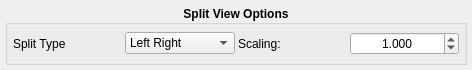
<?xml version="1.0" encoding="UTF-8"?>
<ui version="4.0">
 <class>cubeoptions</class>
 <widget class="QWidget" name="cubeoptions">
  <property name="geometry">
   <rect>
    <x>0</x>
    <y>0</y>
    <width>472</width>
    <height>70</height>
   </rect>
  </property>
  <property name="windowTitle">
   <string>Form</string>
  </property>
  <layout class="QHBoxLayout" name="horizontalLayout">
   <property name="leftMargin">
    <number>5</number>
   </property>
   <property name="topMargin">
    <number>5</number>
   </property>
   <property name="rightMargin">
    <number>5</number>
   </property>
   <property name="bottomMargin">
    <number>5</number>
   </property>
   <item>
    <widget class="QGroupBox" name="groupbox">
     <property name="font">
      <font>
       <weight>75</weight>
       <bold>true</bold>
      </font>
     </property>
     <property name="title">
      <string>Split View Options</string>
     </property>
     <property name="alignment">
      <set>Qt::AlignCenter</set>
     </property>
     <layout class="QHBoxLayout" name="horizontalLayout_2">
      <property name="spacing">
       <number>3</number>
      </property>
      <property name="leftMargin">
       <number>5</number>
      </property>
      <property name="topMargin">
       <number>0</number>
      </property>
      <property name="rightMargin">
       <number>5</number>
      </property>
      <property name="bottomMargin">
       <number>0</number>
      </property>
      <item>
       <widget class="QLabel" name="type_label">
        <property name="font">
         <font>
          <weight>50</weight>
          <bold>false</bold>
         </font>
        </property>
        <property name="text">
         <string>Split Type</string>
        </property>
       </widget>
      </item>
      <item>
       <widget class="QComboBox" name="type_combobox">
        <property name="sizePolicy">
         <sizepolicy hsizetype="Preferred" vsizetype="Fixed">
          <horstretch>0</horstretch>
          <verstretch>0</verstretch>
         </sizepolicy>
        </property>
        <property name="font">
         <font>
          <weight>50</weight>
          <bold>false</bold>
         </font>
        </property>
        <property name="toolTip">
         <string>Way of splitting the images.
</string>
        </property>
        <property name="currentIndex">
         <number>0</number>
        </property>
        <property name="maxVisibleItems">
         <number>7</number>
        </property>
        <property name="maxCount">
         <number>7</number>
        </property>
        <item>
         <property name="text">
          <string>Left Right</string>
         </property>
        </item>
        <item>
         <property name="text">
          <string>Right Left</string>
         </property>
        </item>
        <item>
         <property name="text">
          <string>Top Bottom</string>
         </property>
        </item>
        <item>
         <property name="text">
          <string>Bottom Top</string>
         </property>
        </item>
       </widget>
      </item>
      <item>
       <widget class="QLabel" name="scale_label">
        <property name="font">
         <font>
          <weight>50</weight>
          <bold>false</bold>
         </font>
        </property>
        <property name="toolTip">
         <string>Scaling factor for the orbital data.</string>
        </property>
        <property name="text">
         <string>Scaling:</string>
        </property>
       </widget>
      </item>
      <item>
       <widget class="QDoubleSpinBox" name="scale_spinbox">
        <property name="font">
         <font>
          <weight>50</weight>
          <bold>false</bold>
         </font>
        </property>
        <property name="alignment">
         <set>Qt::AlignCenter</set>
        </property>
        <property name="correctionMode">
         <enum>QAbstractSpinBox::CorrectToNearestValue</enum>
        </property>
        <property name="keyboardTracking">
         <bool>false</bool>
        </property>
        <property name="suffix">
         <string/>
        </property>
        <property name="decimals">
         <number>3</number>
        </property>
        <property name="minimum">
         <double>0.000000000000000</double>
        </property>
        <property name="maximum">
         <double>9999999.000000000000000</double>
        </property>
        <property name="singleStep">
         <double>1.000000000000000</double>
        </property>
        <property name="value">
         <double>1.000000000000000</double>
        </property>
       </widget>
      </item>
     </layout>
    </widget>
   </item>
  </layout>
 </widget>
 <resources/>
 <connections/>
</ui>
